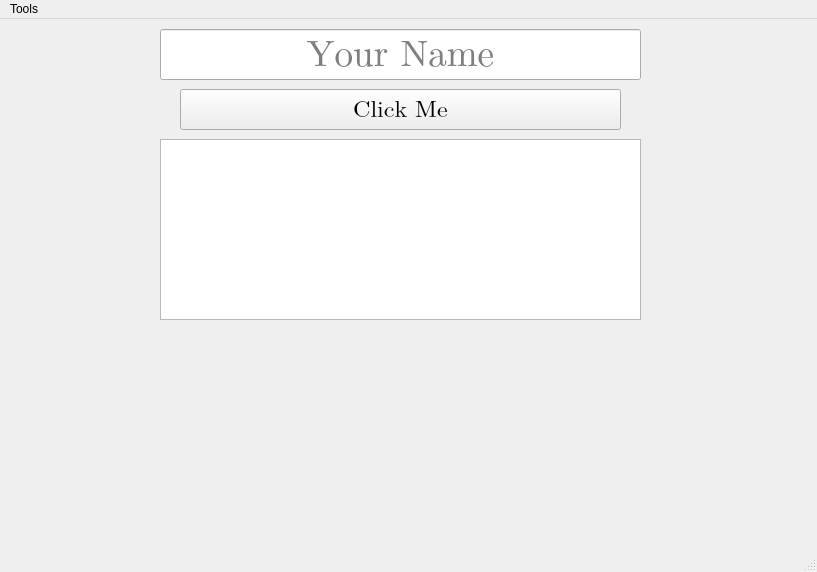
<?xml version="1.0" encoding="UTF-8"?>
<ui version="4.0">
 <class>MainWindow</class>
 <widget class="QMainWindow" name="MainWindow">
  <property name="geometry">
   <rect>
    <x>0</x>
    <y>0</y>
    <width>817</width>
    <height>572</height>
   </rect>
  </property>
  <property name="windowTitle">
   <string>MainWindow</string>
  </property>
  <widget class="QWidget" name="centralwidget">
   <widget class="QPushButton" name="btn">
    <property name="geometry">
     <rect>
      <x>180</x>
      <y>70</y>
      <width>441</width>
      <height>41</height>
     </rect>
    </property>
    <property name="font">
     <font>
      <family>Cambria Math</family>
      <pointsize>18</pointsize>
     </font>
    </property>
    <property name="cursor">
     <cursorShape>PointingHandCursor</cursorShape>
    </property>
    <property name="mouseTracking">
     <bool>true</bool>
    </property>
    <property name="text">
     <string>Click Me</string>
    </property>
   </widget>
   <widget class="QLineEdit" name="input">
    <property name="geometry">
     <rect>
      <x>160</x>
      <y>10</y>
      <width>481</width>
      <height>51</height>
     </rect>
    </property>
    <property name="font">
     <font>
      <family>Cambria Math</family>
      <pointsize>28</pointsize>
     </font>
    </property>
    <property name="toolTip">
     <string/>
    </property>
    <property name="statusTip">
     <string/>
    </property>
    <property name="text">
     <string/>
    </property>
    <property name="alignment">
     <set>Qt::AlignCenter</set>
    </property>
    <property name="placeholderText">
     <string>Your Name</string>
    </property>
    <property name="clearButtonEnabled">
     <bool>true</bool>
    </property>
   </widget>
   <widget class="QTextEdit" name="textEdit">
    <property name="geometry">
     <rect>
      <x>160</x>
      <y>120</y>
      <width>481</width>
      <height>181</height>
     </rect>
    </property>
    <property name="font">
     <font>
      <family>Script</family>
      <pointsize>28</pointsize>
      <weight>75</weight>
      <bold>true</bold>
     </font>
    </property>
    <property name="cursor" stdset="0">
     <cursorShape>ForbiddenCursor</cursorShape>
    </property>
    <property name="statusTip">
     <string>Display only...</string>
    </property>
    <property name="readOnly">
     <bool>true</bool>
    </property>
    <property name="placeholderText">
     <string/>
    </property>
   </widget>
  </widget>
  <widget class="QMenuBar" name="menubar">
   <property name="geometry">
    <rect>
     <x>0</x>
     <y>0</y>
     <width>817</width>
     <height>26</height>
    </rect>
   </property>
   <widget class="QMenu" name="menuTools">
    <property name="title">
     <string>Tools</string>
    </property>
    <widget class="QMenu" name="menuFont_Style">
     <property name="title">
      <string>Font Style</string>
     </property>
     <addaction name="actionStyle_1"/>
     <addaction name="actionStyle_2"/>
     <addaction name="actionStyle_3"/>
    </widget>
    <addaction name="clear_worksapce"/>
    <addaction name="separator"/>
    <addaction name="menuFont_Style"/>
   </widget>
   <addaction name="menuTools"/>
  </widget>
  <widget class="QStatusBar" name="statusbar"/>
  <action name="clear_worksapce">
   <property name="text">
    <string>Clear Workspace</string>
   </property>
   <property name="toolTip">
    <string>Clear Workspace</string>
   </property>
   <property name="statusTip">
    <string>Clear whole workspace...</string>
   </property>
   <property name="shortcut">
    <string>Ctrl+Shift+C</string>
   </property>
  </action>
  <action name="actionStyle_1">
   <property name="text">
    <string>Style 1</string>
   </property>
  </action>
  <action name="actionStyle_2">
   <property name="text">
    <string>Style 2</string>
   </property>
  </action>
  <action name="actionStyle_3">
   <property name="text">
    <string>Style 3</string>
   </property>
  </action>
 </widget>
 <resources/>
 <connections/>
</ui>
